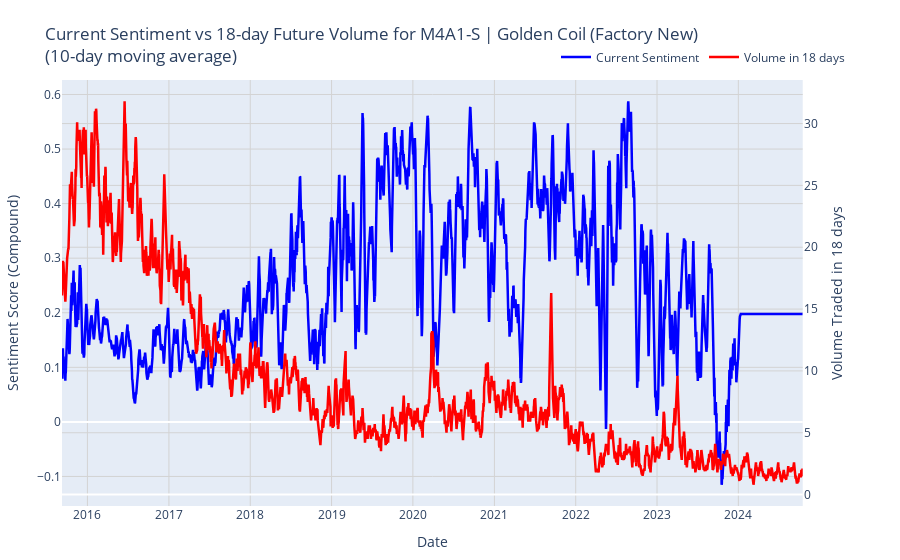

Notebook cell for this chart:
### Markdown cell above
## timeseries - compound polarity against volume plot

### Code cell
# Load polarity data
polarity_df = pd.read_csv(os.path.join(GAME_PRICE_PREDICTION_PATH, 'data', 'reddit_data', 'polarity_all', ALL_POLARITY_FILENAME))
polarity_df['date'] = pd.to_datetime(polarity_df['date'])

# Ensure df has a 'date' column
if 'date' not in df.columns:
    df = df.reset_index()

# Set the prediction lag in days (how many days ahead to predict)
prediction_days = 18  # Adjust this value as needed

# Merge polarity and volume data
merged_df = pd.merge(polarity_df, df[['date', 'volume']], on='date', how='outer').sort_values('date')
merged_df = merged_df.ffill()

# Shift volume forward (future volume)
merged_df['future_volume'] = merged_df['volume'].shift(-prediction_days)

# Calculate smoothened versions
window_size = 10
merged_df['smooth_compound'] = merged_df['compound'].rolling(window=window_size).mean()
merged_df['smooth_future_volume'] = merged_df['future_volume'].rolling(window=window_size).mean()

# Remove NaN values created by the shift
merged_df = merged_df.dropna(subset=['smooth_compound', 'smooth_future_volume'])

# Create figure with secondary y-axis
fig = make_subplots(specs=[[{"secondary_y": True}]])

# Add smoothened traces
fig.add_trace(
    go.Scatter(x=merged_df['date'], y=merged_df['smooth_compound'], 
               name="Current Sentiment", line=dict(color='blue', width=2.5)),
    secondary_y=False,
)

fig.add_trace(
    go.Scatter(x=merged_df['date'], y=merged_df['smooth_future_volume'], 
               name=f"Volume in {prediction_days} days", line=dict(color='red', width=2.5)),
    secondary_y=True,
)

# Update layout for better readability
fig.update_layout(
    title_text=f"Current Sentiment vs {prediction_days}-day Future Volume for {ITEM}<br>({window_size}-day moving average)",
    legend=dict(orientation="h", yanchor="bottom", y=1.02, xanchor="right", x=1),
    margin=dict(l=50, r=50, t=80, b=50),
)

# Update y-axes
fig.update_yaxes(title_text="Sentiment Score (Compound)", secondary_y=False, gridcolor='lightgrey')
fig.update_yaxes(title_text=f"Volume Traded in {prediction_days} days", secondary_y=True, gridcolor='lightgrey')

# Update x-axis
fig.update_xaxes(title_text="Date", gridcolor='lightgrey')

# Show the figure
fig.show()

# Save figures
save_dir = os.path.join(GAME_PRICE_PREDICTION_PATH, 'data', 'figures', ITEM_SANITIZED)
os.makedirs(save_dir, exist_ok=True)

# Save static PNG
fig.write_image(
    os.path.join(save_dir, f'timeseries_pol_vol_prediction_{prediction_days}days.png'),
    width=1920, 
    height=1080,
    scale=2
)

# Save interactive HTML
fig.write_html(os.path.join(save_dir, f'timeseries_pol_vol_prediction_{prediction_days}days.html'))

print(f"Saved to ./data/figures/{ITEM_SANITIZED}")

### Figure 1 — Plotly figure (JSON) as saved in the notebook; plotly's stock layout.template omitted (floating-point values rounded to 4 significant figures; data arrays with more than 128 entries replaced by an {"elided": "..."} marker saying what was removed)
{"data": [{"line": {"color": "blue", "width": 2.5}, "name": "Current Sentiment", "type": "scatter", "x": {"elided": "3326 str values"}, "xaxis": "x", "y": {"elided": "3326 float values"}, "yaxis": "y"}, {"line": {"color": "red", "width": 2.5}, "name": "Volume in 18 days", "type": "scatter", "x": {"elided": "3326 str values"}, "xaxis": "x", "y": {"elided": "3326 float values"}, "yaxis": "y2"}], "layout": {"legend": {"orientation": "h", "x": 1, "xanchor": "right", "y": 1.02, "yanchor": "bottom"}, "margin": {"b": 50, "l": 50, "r": 50, "t": 80}, "title": {"text": "Current Sentiment vs 18-day Future Volume for M4A1-S | Golden Coil (Factory New)<br>(10-day moving average)"}, "xaxis": {"anchor": "y", "domain": [0, 0.94], "gridcolor": "lightgrey", "title": {"text": "Date"}}, "yaxis": {"anchor": "x", "domain": [0, 1], "gridcolor": "lightgrey", "title": {"text": "Sentiment Score (Compound)"}}, "yaxis2": {"anchor": "x", "gridcolor": "lightgrey", "overlaying": "y", "side": "right", "title": {"text": "Volume Traded in 18 days"}}}}
